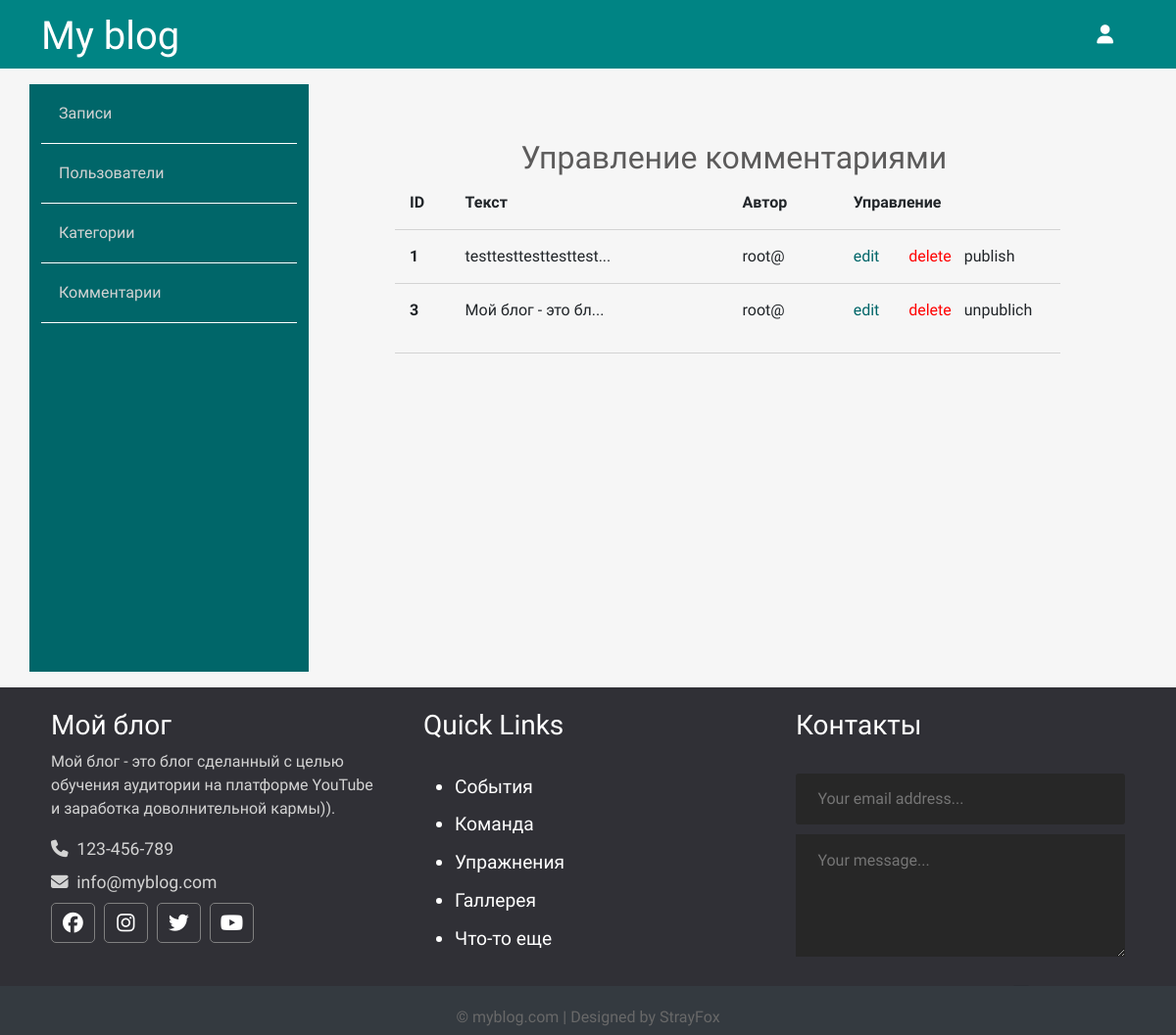
The app's page /admin/comments/index.php with its own data.
### tables this page shows
CREATE TABLE `comments` (
  `id` int(12) NOT NULL,
  `status` tinyint(4) NOT NULL DEFAULT '0',
  `page` int(10) NOT NULL,
  `email` varchar(110) NOT NULL,
  `comment` text NOT NULL,
  `created_date` datetime NOT NULL DEFAULT CURRENT_TIMESTAMP
);

### app/database/db.php (called while the page is built, shortened)
<?php
require('connect.php');
function dbCheckError($query){
  $errInfo = $query->errorInfo();
  return true;
}
function selectAll($table, $params = []){
  global $dbh;
  $sql = "SELECT * FROM $table";
  if (!empty($params)) {
    $i = 0;
    foreach ($params as $key => $value) {
      if ($i === 0) {
        $sql = $sql . " WHERE $key = $value";
      }else {
        $sql = $sql . " AND $key = $value";
      }
      $i++;
    }
  }
  $query = $dbh->prepare($sql);
  $query->execute();
  return $query->fetchAll();
}

### app/controllers/commentaries.php (called while the page is built, shortened)
<?php
    include_once(SITE_ROOT . "/app/database/db.php");
    $commentsForAdm = selectAll("comments");

### admin/comments/index.php (the view, shortened to what this page needs)
<?php
  include("../../app/controllers/commentaries.php");
?>
<!doctype html>
<html lang="en">
  <head>
    <link href="https://cdn.jsdelivr.net/npm/bootstrap@5.2.3/dist/css/bootstrap.min.css" rel="stylesheet">
    <link rel="stylesheet" href="../../assets/css/admin.css">
  </head>
  <body>
    <?php include("../../app/include/header-admin.php"); ?>
    <div class="container">
      <div class="row">
        <?php include("../../app/include/sidebar-admin.php"); ?>
        <div class="posts col-9">
          <div class="row title-table">
            <h2>Управление комментариями</h2>
            <div class="col-1">ID</div>
            <div class="col-5">Текст</div>
            <div class="col-2">Автор</div>
            <div class="col-4">Управление</div>
          </div>
          <?php foreach ($commentsForAdm as $key => $comment): ?>
            <div class="row post">
              <div class="id col-1"><?= $comment['id']; ?></div>
              <div class="title col-5">
                <?php if (strlen($comment['comment']) < 20): ?>
                  <?=$comment['comment'];?>
                <?php else: ?>
                  <?=mb_substr($comment['comment'], 0, 20, 'UTF-8') . "...";?>
                <?php endif; ?>
              </div>
              <?php
                $user = $comment['email'];
                $user = explode('@', $user);
                $user = $user[0];
              ?>
              <div class="author col-2"><?= $user . "@"; ?></div>
              <div class="red col-1"><a href="edit.php?id=<?=$comment['id']; ?>">edit</a></div>
              <div class="del col-1"><a href="edit.php?delete_id=<?=$comment['id']; ?>">delete</a></div>
              <?php if ($comment['status']): ?>
                <div class="status col-2"><a href="edit.php?publish=0&publish_id=<?=$comment['id']; ?>">unpublich</a></div>
              <?php else: ?>
                <div class="status col-2"><a href="edit.php?publish=1&publish_id=<?=$comment['id']; ?>">publish</a></div>
              <?php endif; ?>
            </div>
          <?php endforeach; ?>
        </div>
      </div>
    </div>
    <?php include("../../app/include/footer.php"); ?>
  </body>
</html>

### assets/css/admin.css (style rules this page uses)
* { font-family: 'Comfortaa', cursive; }
html, h1, h2, h3, h4, h5, h6 { color: #5c5b5b; }
body { background-color: #f6f6f6; }
a { text-decoration: none; color: inherit; }
.posts { height: 100%; padding: 40px 100px 100px; overflow-y: scroll; }
.posts h2 { text-align: center; margin: 2rem 0 0 0.4rem; }
.posts .title-table div { padding: 15px; text-align: left; border-bottom: 1px solid #d3d3d3; font-weight: 700; }
.posts .post div { padding: 15px; text-align: left; border-bottom: 1px solid #d3d3d3; }
.posts .post .red { color: #006669; }
.posts .post .del { color: red; }
.posts .post .id { font-weight: bold; }

### records on screen
comments: id "1", comment "testtesttesttesttest", email "root"
comments: id "3", comment "Мой блог - это бл", email "root"
